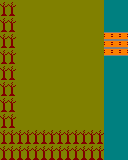

Rendered tile map (Tiled .tmx) drawn with the repository's tilesets; below, a short description and the full map source, tile grids included:
An orthogonal 16x20 tile map with 8x8 px tiles, 1 tile layer (Capa de Patrones 1).

<map version="1.0" tiledversion="2018.06.01" orientation="orthogonal" renderorder="right-down" width="16" height="20" tilewidth="8" tileheight="8" infinite="0" nextlayerid="2" nextobjectid="1">
 <tileset firstgid="1" name="tiles" tilewidth="8" tileheight="8" tilecount="45" columns="9">
  <image source="../../tiles.png" width="72" height="40" />
 </tileset>
 <layer id="1" name="Capa de Patrones 1" width="16" height="20">
  <data encoding="csv">
29,29,2,2,2,2,2,2,2,2,2,2,2,16,16,16,
30,30,2,2,2,2,2,2,2,2,2,2,2,16,16,16,
29,29,2,2,2,2,2,2,2,2,2,2,2,16,16,16,
30,30,2,2,2,2,2,2,2,2,2,2,2,16,16,16,
29,29,2,2,2,2,2,2,2,2,2,2,2,10,10,10,
30,30,2,2,2,2,2,2,2,2,2,2,2,10,10,10,
29,29,2,2,2,2,2,2,2,2,2,2,2,10,10,10,
30,30,2,2,2,2,2,2,2,2,2,2,2,16,16,16,
29,29,2,2,2,2,2,2,2,2,2,2,2,16,16,16,
30,30,2,2,2,2,2,2,2,2,2,2,2,16,16,16,
29,29,2,2,2,2,2,2,2,2,2,2,2,16,16,16,
30,30,2,2,2,2,2,2,2,2,2,2,2,16,16,16,
29,29,2,2,2,2,2,2,2,2,2,2,2,16,16,16,
30,30,2,2,2,2,2,2,2,2,2,2,2,16,16,16,
29,29,2,2,2,2,2,2,2,2,2,2,2,16,16,16,
30,30,2,2,2,2,2,2,2,2,2,2,2,16,16,16,
29,29,29,29,29,29,29,29,29,29,29,29,29,16,16,16,
30,30,30,30,30,30,30,30,30,30,30,30,30,16,16,16,
29,29,29,29,29,29,29,29,29,29,29,29,29,16,16,16,
30,30,30,30,30,30,30,30,30,30,30,30,30,16,16,16
</data>
 </layer>
</map>
